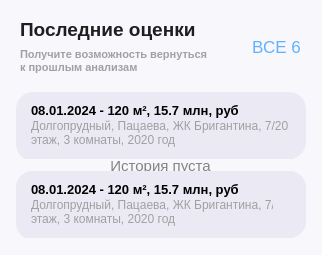
     <widget class="QWidget" name="recent_estimates" native="true">
      <property name="geometry">
       <rect>
        <x>19</x>
        <y>530</y>
        <width>322</width>
        <height>255</height>
       </rect>
      </property>
      <property name="minimumSize">
       <size>
        <width>310</width>
        <height>255</height>
       </size>
      </property>
      <property name="maximumSize">
       <size>
        <width>335</width>
        <height>255</height>
       </size>
      </property>
      <property name="styleSheet">
       <string notr="true">background-color: rgb(248, 247, 252);
border: none;
border-radius: 21px;</string>
      </property>
      <widget class="QWidget" name="layoutWidget_37">
       <property name="geometry">
        <rect>
         <x>20</x>
         <y>12</y>
         <width>281</width>
         <height>71</height>
        </rect>
       </property>
       <layout class="QHBoxLayout" name="horizontalLayout_2">
        <property name="spacing">
         <number>0</number>
        </property>
        <item>
         <layout class="QVBoxLayout" name="verticalLayout_5">
          <property name="spacing">
           <number>0</number>
          </property>
          <item alignment="Qt::AlignLeft">
           <widget class="QLabel" name="label">
            <property name="font">
             <font>
              <pointsize>14</pointsize>
              <weight>75</weight>
              <bold>true</bold>
             </font>
            </property>
            <property name="text">
             <string>&lt;html&gt;&lt;head/&gt;&lt;body&gt;&lt;p&gt;&lt;span style=&quot; color:#1e1e1e;&quot;&gt;Последние оценки&lt;/span&gt;&lt;/p&gt;&lt;/body&gt;&lt;/html&gt;</string>
            </property>
           </widget>
          </item>
          <item alignment="Qt::AlignLeft|Qt::AlignTop">
           <widget class="QLabel" name="label_2">
            <property name="font">
             <font>
              <pointsize>8</pointsize>
              <weight>75</weight>
              <bold>true</bold>
             </font>
            </property>
            <property name="text">
             <string>&lt;html&gt;&lt;head/&gt;&lt;body&gt;&lt;p&gt;&lt;span style=&quot; color:#a1a1a1;&quot;&gt;Получите возможность вернуться &lt;br/&gt;к прошлым анализам&lt;/span&gt;&lt;/p&gt;&lt;/body&gt;&lt;/html&gt;</string>
            </property>
           </widget>
          </item>
         </layout>
        </item>
        <item alignment="Qt::AlignRight|Qt::AlignVCenter">
         <widget class="QPushButton" name="pushButton_3">
          <property name="font">
           <font>
            <pointsize>13</pointsize>
           </font>
          </property>
          <property name="styleSheet">
           <string notr="true">QPushButton {
color:rgb(96, 178, 255)
}

QPushButton:pressed {color: rgb(255, 41, 152);}</string>
          </property>
          <property name="text">
           <string>ВСЕ 6</string>
          </property>
         </widget>
        </item>
       </layout>
      </widget>
      <widget class="QFrame" name="frame">
       <property name="geometry">
        <rect>
         <x>16</x>
         <y>92</y>
         <width>290</width>
         <height>67</height>
        </rect>
       </property>
       <property name="minimumSize">
        <size>
         <width>290</width>
         <height>67</height>
        </size>
       </property>
       <property name="maximumSize">
        <size>
         <width>290</width>
         <height>67</height>
        </size>
       </property>
       <property name="styleSheet">
        <string notr="true">background-color: rgb(235, 233, 244);
border: none;
border-radius: 17px;</string>
       </property>
       <property name="frameShape">
        <enum>QFrame::StyledPanel</enum>
       </property>
       <property name="frameShadow">
        <enum>QFrame::Raised</enum>
       </property>
       <widget class="QPushButton" name="pushButton_5">
        <property name="geometry">
         <rect>
          <x>0</x>
          <y>0</y>
          <width>290</width>
          <height>67</height>
         </rect>
        </property>
        <property name="styleSheet">
         <string notr="true">QPushButton {
background-color: rgba(255, 255, 255, 0);
border-radius: 17px;
}

QPushButton:pressed {
background-color: rgba(0, 0, 0, 7)
}</string>
        </property>
        <property name="text">
         <string/>
        </property>
       </widget>
       <widget class="QWidget" name="layoutWidget_38">
        <property name="geometry">
         <rect>
          <x>0</x>
          <y>3</y>
          <width>286</width>
          <height>66</height>
         </rect>
        </property>
        <layout class="QVBoxLayout" name="verticalLayout_8">
         <property name="spacing">
          <number>0</number>
         </property>
         <property name="leftMargin">
          <number>15</number>
         </property>
         <property name="topMargin">
          <number>8</number>
         </property>
         <property name="bottomMargin">
          <number>14</number>
         </property>
         <item>
          <widget class="QLabel" name="label_9">
           <property name="maximumSize">
            <size>
             <width>270</width>
             <height>16777215</height>
            </size>
           </property>
           <property name="font">
            <font>
             <pointsize>10</pointsize>
             <weight>75</weight>
             <bold>true</bold>
            </font>
           </property>
           <property name="text">
            <string>&lt;html&gt;&lt;head/&gt;&lt;body&gt;&lt;p&gt;&lt;span style=&quot; font-size:10pt; font-weight:600;&quot;&gt;08.01.2024 - 120 м², 15.7 млн, руб&lt;/span&gt;&lt;/p&gt;&lt;/body&gt;&lt;/html&gt;</string>
           </property>
          </widget>
         </item>
         <item>
          <widget class="QLabel" name="label_12">
           <property name="maximumSize">
            <size>
             <width>270</width>
             <height>16777215</height>
            </size>
           </property>
           <property name="text">
            <string>&lt;html&gt;&lt;head/&gt;&lt;body&gt;&lt;p&gt;&lt;span style=&quot; color:#a0a0a0;&quot;&gt;Долгопрудный, Пацаева, ЖК Бригантина, 7/20 &lt;br/&gt;этаж, 3 комнаты, 2020 год&lt;/span&gt;&lt;/p&gt;&lt;/body&gt;&lt;/html&gt;</string>
           </property>
          </widget>
         </item>
        </layout>
       </widget>
       <zorder>layoutWidget_38</zorder>
       <zorder>pushButton_5</zorder>
      </widget>
      <widget class="QFrame" name="frame_2">
       <property name="geometry">
        <rect>
         <x>16</x>
         <y>171</y>
         <width>290</width>
         <height>67</height>
        </rect>
       </property>
       <property name="minimumSize">
        <size>
         <width>290</width>
         <height>67</height>
        </size>
       </property>
       <property name="maximumSize">
        <size>
         <width>290</width>
         <height>67</height>
        </size>
       </property>
       <property name="styleSheet">
        <string notr="true">background-color: rgb(235, 233, 244);
border: none;
border-radius: 17px;</string>
       </property>
       <property name="frameShape">
        <enum>QFrame::StyledPanel</enum>
       </property>
       <property name="frameShadow">
        <enum>QFrame::Raised</enum>
       </property>
       <widget class="QPushButton" name="pushButton_6">
        <property name="geometry">
         <rect>
          <x>0</x>
          <y>0</y>
          <width>290</width>
          <height>67</height>
         </rect>
        </property>
        <property name="styleSheet">
         <string notr="true">QPushButton {
background-color: rgba(255, 255, 255, 0);
border-radius: 17px;
}

QPushButton:pressed {
background-color: rgba(0, 0, 0, 7)
}</string>
        </property>
        <property name="text">
         <string/>
        </property>
       </widget>
       <widget class="QFrame" name="frame_5">
        <property name="geometry">
         <rect>
          <x>0</x>
          <y>0</y>
          <width>290</width>
          <height>67</height>
         </rect>
        </property>
        <property name="minimumSize">
         <size>
          <width>290</width>
          <height>67</height>
         </size>
        </property>
        <property name="maximumSize">
         <size>
          <width>290</width>
          <height>67</height>
         </size>
        </property>
        <property name="styleSheet">
         <string notr="true">background-color: rgb(235, 233, 244);
border: none;
border-radius: 17px;</string>
        </property>
        <property name="frameShape">
         <enum>QFrame::StyledPanel</enum>
        </property>
        <property name="frameShadow">
         <enum>QFrame::Raised</enum>
        </property>
        <widget class="QPushButton" name="pushButton_9">
         <property name="geometry">
          <rect>
           <x>0</x>
           <y>0</y>
           <width>290</width>
           <height>67</height>
          </rect>
         </property>
         <property name="styleSheet">
          <string notr="true">QPushButton {
background-color: rgba(255, 255, 255, 0);
border-radius: 17px;
}

QPushButton:pressed {
background-color: rgba(0, 0, 0, 7)
}</string>
         </property>
         <property name="text">
          <string/>
         </property>
        </widget>
        <widget class="QWidget" name="layoutWidget_53">
         <property name="geometry">
          <rect>
           <x>0</x>
           <y>3</y>
           <width>257</width>
           <height>66</height>
          </rect>
         </property>
         <layout class="QVBoxLayout" name="verticalLayout_11">
          <property name="spacing">
           <number>0</number>
          </property>
          <property name="leftMargin">
           <number>15</number>
          </property>
          <property name="topMargin">
           <number>8</number>
          </property>
          <property name="bottomMargin">
           <number>14</number>
          </property>
          <item>
           <widget class="QLabel" name="label_16">
            <property name="maximumSize">
             <size>
              <width>270</width>
              <height>16777215</height>
             </size>
            </property>
            <property name="font">
             <font>
              <pointsize>10</pointsize>
              <weight>75</weight>
              <bold>true</bold>
             </font>
            </property>
            <property name="text">
             <string>&lt;html&gt;&lt;head/&gt;&lt;body&gt;&lt;p&gt;&lt;span style=&quot; font-size:10pt; font-weight:600;&quot;&gt;08.01.2024 - 120 м², 15.7 млн, руб&lt;/span&gt;&lt;/p&gt;&lt;/body&gt;&lt;/html&gt;</string>
            </property>
           </widget>
          </item>
          <item>
           <widget class="QLabel" name="label_17">
            <property name="maximumSize">
             <size>
              <width>270</width>
              <height>16777215</height>
             </size>
            </property>
            <property name="text">
             <string>&lt;html&gt;&lt;head/&gt;&lt;body&gt;&lt;p&gt;&lt;span style=&quot; color:#a0a0a0;&quot;&gt;Долгопрудный, Пацаева, ЖК Бригантина, 7/20 &lt;br/&gt;этаж, 3 комнаты, 2020 год&lt;/span&gt;&lt;/p&gt;&lt;/body&gt;&lt;/html&gt;</string>
            </property>
           </widget>
          </item>
         </layout>
        </widget>
        <zorder>layoutWidget_53</zorder>
        <zorder>pushButton_9</zorder>
       </widget>
      </widget>
      <widget class="QLabel" name="empty">
       <property name="geometry">
        <rect>
         <x>0</x>
         <y>90</y>
         <width>321</width>
         <height>151</height>
        </rect>
       </property>
       <property name="font">
        <font>
         <pointsize>11</pointsize>
        </font>
       </property>
       <property name="styleSheet">
        <string notr="true">color: rgb(131, 131, 131);
background-color: rgba(255, 255, 255, 0);</string>
       </property>
       <property name="text">
        <string>История пуста</string>
       </property>
       <property name="alignment">
        <set>Qt::AlignCenter</set>
       </property>
      </widget>
      <zorder>layoutWidget_37</zorder>
      <zorder>empty</zorder>
      <zorder>frame</zorder>
      <zorder>frame_2</zorder>
     </widget>
